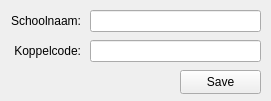
<?xml version="1.0" encoding="UTF-8"?>
<ui version="4.0">
 <class>Rooster_epd_setup</class>
 <widget class="QMainWindow" name="Rooster_epd_setup">
  <property name="geometry">
   <rect>
    <x>0</x>
    <y>0</y>
    <width>271</width>
    <height>101</height>
   </rect>
  </property>
  <property name="sizePolicy">
   <sizepolicy hsizetype="Fixed" vsizetype="Fixed">
    <horstretch>0</horstretch>
    <verstretch>0</verstretch>
   </sizepolicy>
  </property>
  <property name="minimumSize">
   <size>
    <width>271</width>
    <height>101</height>
   </size>
  </property>
  <property name="maximumSize">
   <size>
    <width>271</width>
    <height>101</height>
   </size>
  </property>
  <property name="windowTitle">
   <string>Rooster epd</string>
  </property>
  <widget class="QWidget" name="centralwidget">
   <widget class="QPushButton" name="save">
    <property name="geometry">
     <rect>
      <x>180</x>
      <y>70</y>
      <width>81</width>
      <height>24</height>
     </rect>
    </property>
    <property name="text">
     <string>Save</string>
    </property>
   </widget>
   <widget class="QLineEdit" name="koppelcode">
    <property name="geometry">
     <rect>
      <x>90</x>
      <y>40</y>
      <width>171</width>
      <height>22</height>
     </rect>
    </property>
   </widget>
   <widget class="QLineEdit" name="schoolnaam">
    <property name="geometry">
     <rect>
      <x>90</x>
      <y>10</y>
      <width>171</width>
      <height>22</height>
     </rect>
    </property>
   </widget>
   <widget class="QLabel" name="label_koppelcode">
    <property name="geometry">
     <rect>
      <x>10</x>
      <y>40</y>
      <width>71</width>
      <height>21</height>
     </rect>
    </property>
    <property name="text">
     <string>Koppelcode:</string>
    </property>
    <property name="alignment">
     <set>Qt::AlignRight|Qt::AlignTrailing|Qt::AlignVCenter</set>
    </property>
   </widget>
   <widget class="QLabel" name="label_schoolnaam">
    <property name="geometry">
     <rect>
      <x>10</x>
      <y>10</y>
      <width>71</width>
      <height>21</height>
     </rect>
    </property>
    <property name="text">
     <string>Schoolnaam:</string>
    </property>
    <property name="alignment">
     <set>Qt::AlignRight|Qt::AlignTrailing|Qt::AlignVCenter</set>
    </property>
   </widget>
  </widget>
 </widget>
 <resources/>
 <connections/>
</ui>
